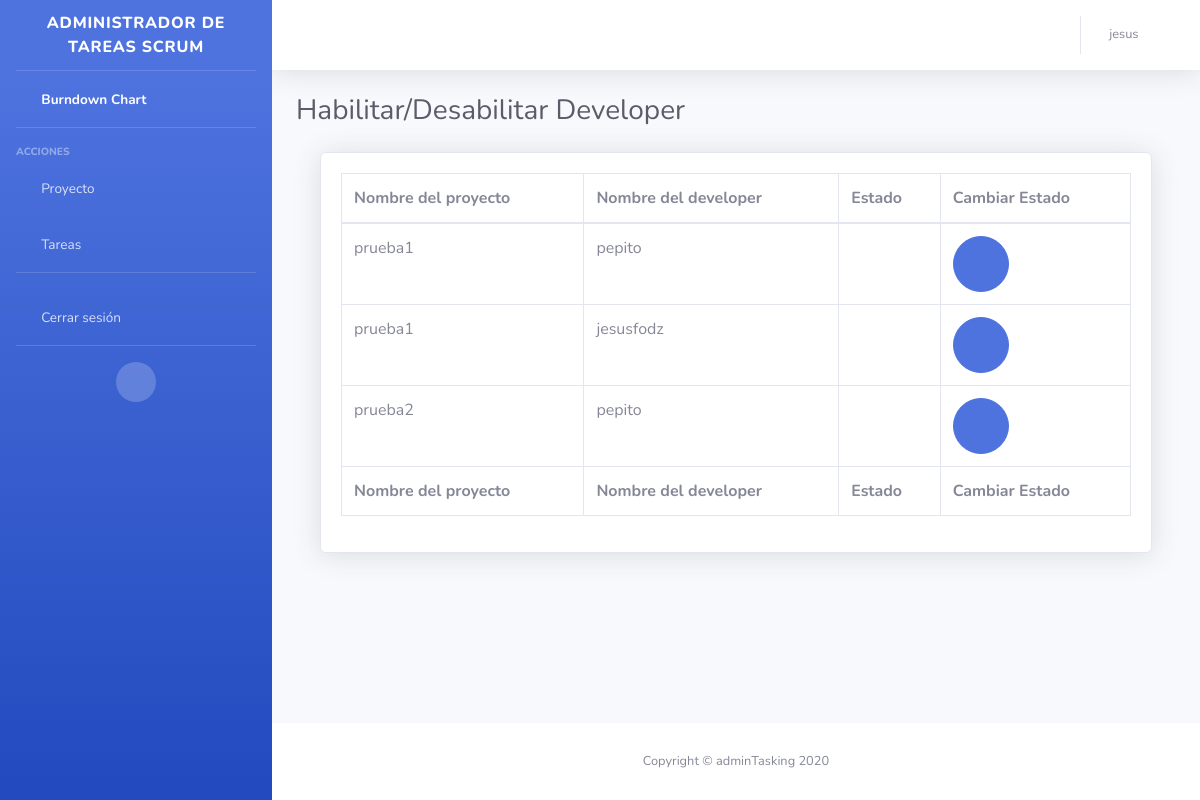
Page /list-developer/ (signed in) on the committed database.
### app/models.py (models this page shows, shortened)
class Developer(models.Model):
    activo = models.CharField(max_length=1, null=False)
    idUser =models.ForeignKey(User,
                  related_name='idUser',
                  null=False,
                  on_delete=models.PROTECT)
    idProyecto =models.ForeignKey(Proyecto,
                  related_name='idProyecto',
                  null=False,
                  on_delete=models.PROTECT)
    class Meta:
        app_label = 'app'

class Proyecto(models.Model):
    nombre = models.CharField(max_length=45, null=False)
    descripcion = models.CharField(max_length=45, null=True)
    productOwner =models.ForeignKey(User,
                  related_name='productOwner',
                  null=False,
                  on_delete=models.PROTECT)
    def __str__(self):
        return self.nombre
    class Meta:
        app_label = 'app'

### app/views.py (the view)
# urls.py: path('list-developer/', views.list_developer, name='list_developer'),
@login_required
def list_developer(request):
    productOwner=User.objects.get(id=request.user.id)
    lista_proyectos=Proyecto.objects.filter( productOwner=productOwner)
    lista_developer=Developer.objects.filter( idProyecto__in=[p.id for p in lista_proyectos])
    contexto = {
        'lista_developer': lista_developer
    }
    return render(request, "app/developer_proyecto.html",contexto)

### app/templates/app/developer_proyecto.html (shortened to what this page needs)
{% extends "app/base.html" %}
{% load static %}
{% block contenido %}
<div class="d-sm-flex align-items-center justify-content-between mb-4">
    <h1 class="h3 mb-0 text-gray-800">Habilitar/Desabilitar Developer</h1>
</div>
<div class="container-fluid">
    <div class="card shadow mb-4">
        <div class="card-body">
            <div class="table-responsive">
                <table class="table table-bordered" id="dataTable" width="100%" cellspacing="0">
                    <thead>
                        <tr>
                            <th>Nombre del proyecto</th>
                            <th>Nombre del developer</th>
                            <th>Estado</th>
                            <th>Cambiar Estado</th>
                        </tr>
                    </thead>
                    <tfoot>
                        <tr>
                            <th>Nombre del proyecto</th>
                            <th>Nombre del developer</th>
                            <th>Estado</th>
                            <th>Cambiar Estado</th>
                        </tr>
                    </tfoot>
                    <tbody>
                        {% for developer in lista_developer %}
                        <tr>
                            <td>{{ developer.idProyecto }}</td>
                            <td>{{ developer.idUser }}</td>
                            <td align="center">{% if developer.activo in 'A'  %}
                                <div class="fas fa-check"></div>
                                {% else %}
                                <div class="fas fa-times"></div>
                                {% endif %}
                            </td>
                            <td>
                                <form class="user" action="{% url 'app:cambio_estado' %}" method="post">
                                    <button class="btn btn-primary btn-circle btn-lg" type="submit"><i class="fas fa-edit"></i>
                                    </button>
                                </form>
                            </td>
                        </tr>
                        {% endfor %}
                    </tbody>
                </table>
            </div>
        </div>
    </div>
</div>
{% endblock %}

### app/templates/app/base.html (shortened to what this page needs)
{% load static %}
<!DOCTYPE html>
<html lang="en">
<head>
    <link href="{% static 'app/vendor/fontawesome-free/css/all.min.css' %}" rel="stylesheet" type="text/css">
    <link href="{% static 'app/css/sb-admin-2.min.css' %}" rel="stylesheet">
</head>
<body id="page-top">
    <div id="wrapper">
        <ul class="navbar-nav bg-gradient-primary sidebar sidebar-dark accordion" id="accordionSidebar">
            <a class="sidebar-brand d-flex align-items-center justify-content-center" href="{% url 'app:index' %}">
                <div class="sidebar-brand-text mx-3">Administrador de tareas Scrum</div>
            </a>
            <hr class="sidebar-divider my-0">
            <li class="nav-item active">
                <a class="nav-link" href="{% url 'app:index' %}">
                    <i class="fas fa-fw fa-chart-area"></i>
                    <span>Burndown Chart</span></a>
            </li>
            <hr class="sidebar-divider">
            <div class="sidebar-heading">
                Acciones
            </div>
            <li class="nav-item">
                <a class="nav-link collapsed" href="#" data-toggle="collapse" data-target="#collapseTwo"
                    aria-expanded="true" aria-controls="collapseTwo">
                    <i class="fas fa-fw fa-drafting-compass"></i>
                    <span>Proyecto</span>
                </a>
            </li>
            <li class="nav-item">
                <a class="nav-link collapsed" href="#" data-toggle="collapse" data-target="#collapseUtilities"
                    aria-expanded="true" aria-controls="collapseUtilities">
                    <i class="fas fa-fw fa-clipboard-list"></i>
                    <span>Tareas</span>
                </a>
            </li>
            <hr class="sidebar-divider">
            <li class="nav-item">
                <a class="nav-link" href="#" data-toggle="modal" data-target="#logoutModal">
                    <i class="fas fa-fw fa-sign-out-alt"></i>
                    <span>Cerrar sesión</span></a>
            </li>
            <hr class="sidebar-divider d-none d-md-block">
            <div class="text-center d-none d-md-inline">
                <button class="rounded-circle border-0" id="sidebarToggle"></button>
            </div>
        </ul>
        <div id="content-wrapper" class="d-flex flex-column">
            <div id="content">
                <nav class="navbar navbar-expand navbar-light bg-white topbar mb-4 static-top shadow">
                    <ul class="navbar-nav ml-auto">
                        <li class="nav-item dropdown no-arrow mx-1">
                            <a class="nav-link dropdown-toggle" href="#" id="alertsDropdown" role="button"
                                data-toggle="dropdown" aria-haspopup="true" aria-expanded="false">
                                <i class="fas fa-bell fa-fw"></i>
                            </a>
                        </li>
                        <li class="nav-item dropdown no-arrow">
                            <a class="nav-link dropdown-toggle " href="#" id="userDropdown" role="button"
                                data-toggle="dropdown" aria-haspopup="true" aria-expanded="false">
                                <span class="mr-2 d-none d-lg-inline text-gray-600 small">{{ request.user.first_name }}
                                </span>
                                <div class="fas fa-user fa-sm fa-fw mr-2 text-gray-400"></div>
                            </a>
                        </li>
                    </ul>
                </nav>
                <div class="container-fluid">
                    {% block contenido %} {% endblock %}
                </div>
            </div>
            <footer class="sticky-footer bg-white">
                <div class="container my-auto">
                    <div class="copyright text-center my-auto">
                        <span>Copyright &copy; adminTasking 2020</span>
                    </div>
                </div>
            </footer>
        </div>
    </div>
</body>
</html>

### rows in the picture
Developer: idProyecto "prueba1", idUser "pepito", activo "A" (drawn)
Developer: idProyecto "prueba1", idUser "jesusfodz", activo "A" (drawn)
Developer: idProyecto "prueba2", idUser "pepito", activo "A" (drawn)

### other values in the picture
{{ request.user.first_name }} "jesus"
